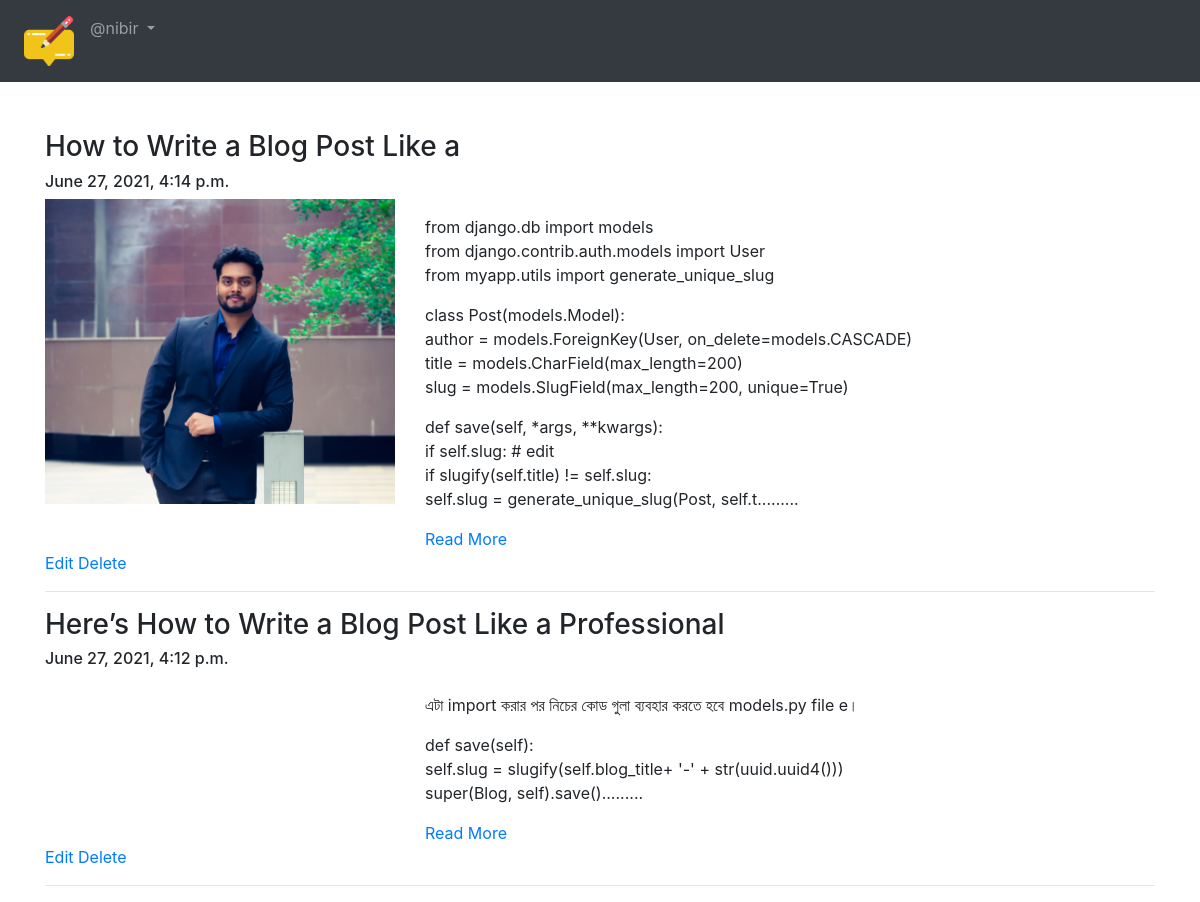
The page /blog/my-blogs/ (signed in) on the database as committed earlier.
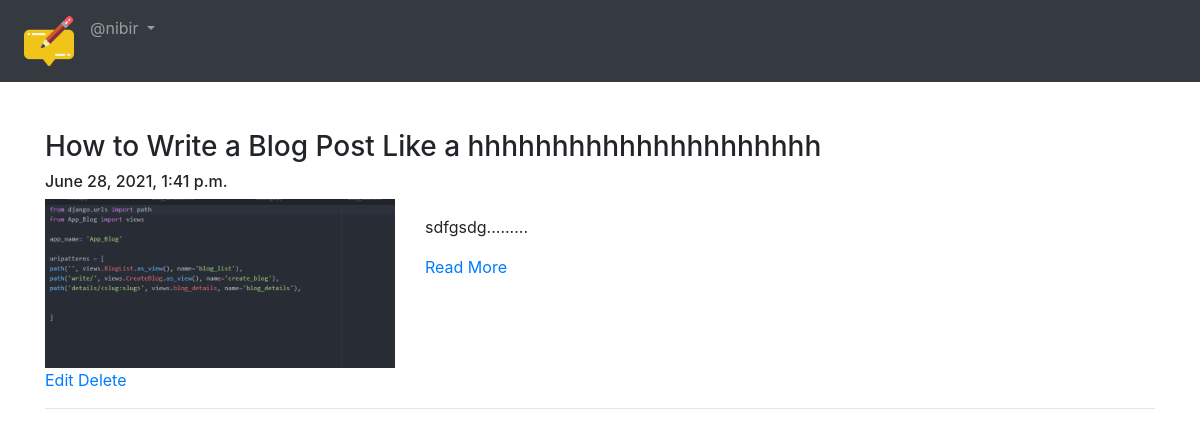
The same page on the database as committed later.
### App_Blog/models.py (models this page shows, shortened)
class Blog(models.Model):
    author = models.ForeignKey(User, on_delete=models.CASCADE, related_name='post_auther')
    blog_title = models.CharField(max_length=264, verbose_name="Put a Title")
    slug = models.SlugField(max_length=264, unique=True)
    blog_content = models.TextField(verbose_name="what is your mind?")
    blog_image = models.ImageField(upload_to='blog_images', verbose_name="Image")
    publish_date = models.DateTimeField(auto_now_add=True)
    update_date = models.DateTimeField(auto_now=True)
    class Meta:
        ordering = ('-publish_date',)

### App_Blog/views.py (the view)
# urls.py: path('my-blogs/', views.Myblogs.as_view(), name='my_blogs'),
class Myblogs(LoginRequiredMixin, TemplateView):
    template_name = 'App_Blog/my_blogs.html'

### App_Blog/templatetags/custom_filters.py (called while the page is built)
def range_filter(value):
    return value[0:500] + "........."

### templates/App_Blog/my_blogs.html (shortened to what this page needs)
{% extends 'base.html' %}
{% load custom_filters %}
{% block body_block %}
{% for blog in user.post_auther.all %}
<h3>{{blog.blog_title}}</h3>
<h6>{{blog.publish_date}}</h6>
<div class="row">
  <div class="col-sm-4">
    <img src="/media/{{blog.blog_image}}" alt="" width="100%">
  </div>
  <div class="col-sm-8">
    <p>{{blog.blog_content|range_filter|linebreaks}}</p>
    <a href="{% url 'App_Blog:blog_details' slug=blog.slug %}">Read More</a>
  </div>
</div>
<a href="{% url 'App_Blog:edit_blog' pk=blog.pk %}">Edit</a>
<a href="{% url 'App_Blog:delete_blog' pk=blog.pk %}">Delete</a>
<hr>
{% endfor %}
{% endblock %}

### templates/base.html (shortened to what this page needs)
<!DOCTYPE html>
<html lang="en" dir="ltr">
  <head>
    <link rel="stylesheet" href="https://maxcdn.bootstrapcdn.com/bootstrap/4.4.1/css/bootstrap.min.css">
<link href="https://maxcdn.bootstrapcdn.com/font-awesome/4.7.0/css/font-awesome.min.css" rel="stylesheet">
  </head>
  <body>
  <nav class="navbar navbar-expand-sm bg-dark navbar-dark">
    <ul class="navbar-nav">
        <li class="nav-item active">
          <a class="nav-link" href="{% url 'index' %}"><img src="/media/logo.png" width="50px" alt=""></a>
        </li>
        {% if user.is_authenticated %}
        <div class="nav-item dropdown">
          <a class="nav-link dropdown-toggle" href="#" id="navbardrop" data-toggle="dropdown">
          @{{user.username}}
        </a>
        </div>
        {% endif %}
      </ul>
  </nav>
  <div class="container pt-5">
    {% block body_block %}
    {% endblock %}
  </div>
  </body>
</html>

Rows that differ between the two databases and show on the page:
removed Blog: blog_title "How to Write a Blog Post Like a", publish_date "June 27, 2021, 4:14 p.m.", blog_image (picture), blog_content|range_filter "from django.db import models from django.contrib.auth.models import User from myapp.utils import generate_unique_slug class Post(models.Model): author = models.ForeignKey(User, on_delete=models.CASCADE) title = models.CharField(max_length=200) slug = models.SlugField(max_length=200, unique=True) def save(self, *args, **kwargs): if self.slug: # edit if slugify(self.title) != self.slug: self.slug = generate_unique_slug(Post, self.t........."
removed Blog: blog_title "Here’s How to Write a Blog Post Like a Professional", publish_date "June 27, 2021, 4:12 p.m.", blog_content|range_filter "এটা import করার পর নিচের কোড গুলা ব্যবহার করতে হবে models.py file e। def save(self): self.slug = slugify(self.blog_title+ '-' + str(uuid.uuid4())) super(Blog, self).save()........."
added Blog: blog_title "How to Write a Blog Post Like a hhhhhhhhhhhhhhhhhhhhh", publish_date "June 28, 2021, 1:41 p.m.", blog_image (picture), blog_content|range_filter "sdfgsdg........."
